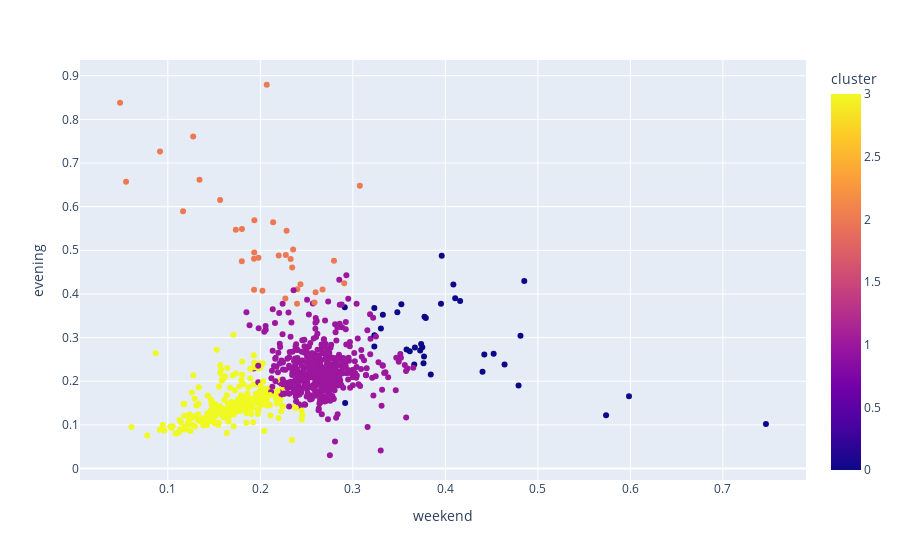

Notebook code cell kept with this figure:
### Code cell
fig = px.scatter(scat, x=list(labels.values())[0], y=list(labels.values())[1], color='cluster', hover_name=features.function, hover_data=features[['ID', 'mean', 'std']])
fig.update_traces(mode="markers")   
fig.show()

### Figure 1 — Plotly figure (JSON) as saved in the notebook; plotly's stock layout.template omitted (floating-point values rounded to 4 significant figures; data arrays with more than 128 entries replaced by an {"elided": "..."} marker saying what was removed)
{"data": [{"customdata": {"elided": "837x3 float values"}, "hovertemplate": "<b>%{hovertext}</b><br><br>weekend=%{x}<br>evening=%{y}<br>ID=%{customdata[0]}<br>mean=%{customdata[1]}<br>std=%{customdata[2]}<br>cluster=%{marker.color}<extra></extra>", "hovertext": {"elided": "837 str values"}, "legendgroup": "", "marker": {"color": {"elided": "837 int values"}, "coloraxis": "coloraxis", "symbol": "circle"}, "mode": "markers", "name": "", "orientation": "v", "showlegend": false, "type": "scatter", "x": {"elided": "837 float values"}, "xaxis": "x", "y": {"elided": "837 float values"}, "yaxis": "y"}], "layout": {"coloraxis": {"colorbar": {"title": {"text": "cluster"}}, "colorscale": [[0, "#0d0887"], [0.1111, "#46039f"], [0.2222, "#7201a8"], [0.3333, "#9c179e"], [0.4444, "#bd3786"], [0.5556, "#d8576b"], [0.6667, "#ed7953"], [0.7778, "#fb9f3a"], [0.8889, "#fdca26"], [1, "#f0f921"]]}, "legend": {"tracegroupgap": 0}, "margin": {"t": 60}, "xaxis": {"anchor": "y", "domain": [0, 1], "title": {"text": "weekend"}}, "yaxis": {"anchor": "x", "domain": [0, 1], "title": {"text": "evening"}}}}
